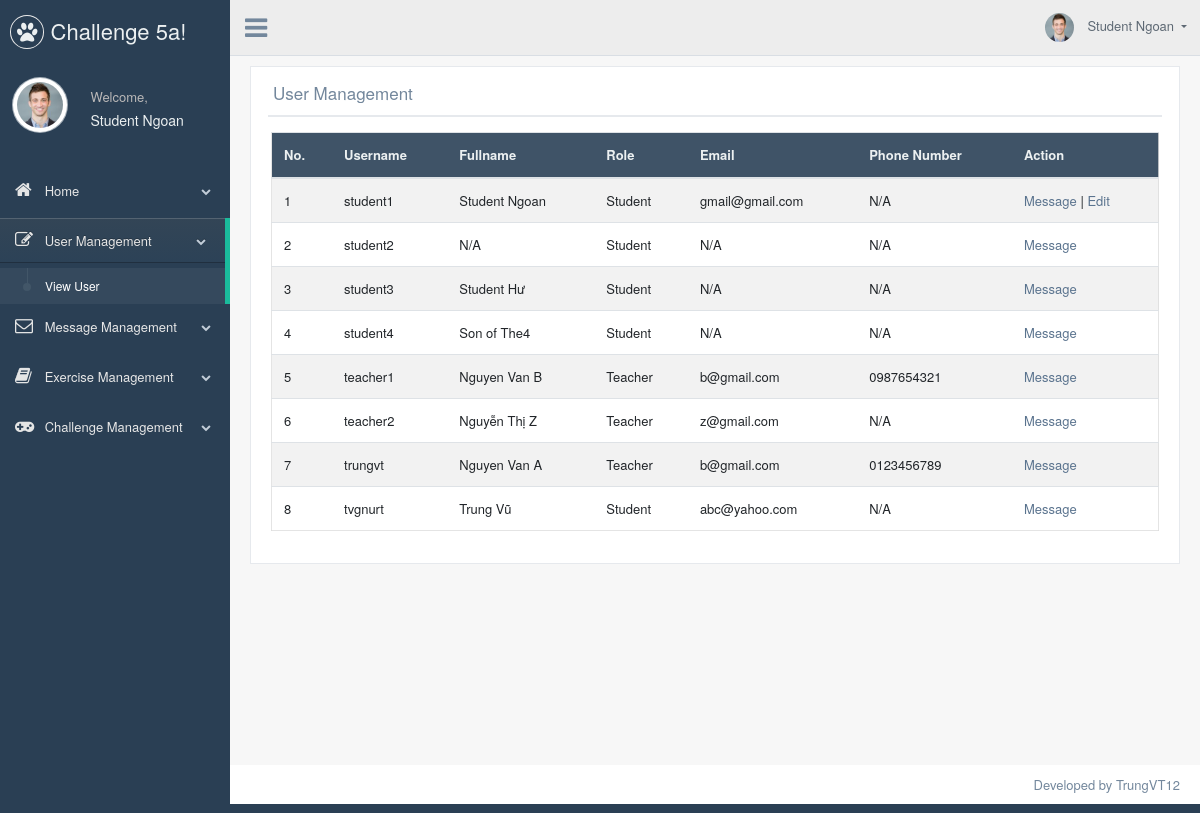
/view_user.php (signed in), run on the app's committed database.
### tables this page shows
CREATE TABLE `user` (
  `username` varchar(45) NOT NULL,
  `password` varchar(45) NOT NULL,
  `role_id` int NOT NULL,
  `fullname` varchar(45) NOT NULL,
  `email` varchar(45) DEFAULT 'N/A',
  `phonenumber` varchar(45) DEFAULT 'N/A',
  PRIMARY KEY (`username`),
  UNIQUE KEY `username_UNIQUE` (`username`),
  KEY `fk_role_id_idx` (`role_id`),
  CONSTRAINT `fk_role_id` FOREIGN KEY (`role_id`) REFERENCES `role` (`id`)
);

CREATE TABLE `role` (
  `id` int NOT NULL AUTO_INCREMENT,
  `name` varchar(45) NOT NULL,
  PRIMARY KEY (`id`),
  UNIQUE KEY `id_UNIQUE` (`id`)
);

### view_user.php (the view, shortened to what this page needs)
<?php
require_once("DBHelper/connection.php");
$username = $_SESSION['username'];
$sql = "SELECT fullname FROM user WHERE username = '$username'";
$result = mysqli_query($conn, $sql);
if ($result->num_rows == 1) {
    while ($row = $result->fetch_assoc()) {
        $fullname = $row["fullname"];
    }
} else {
    header('Location: logout.php');
    return;
}
?>
<!DOCTYPE html>
<html lang="en">
    <head>
        <link href="vendors/bootstrap/dist/css/bootstrap.min.css" rel="stylesheet">
        <link href="vendors/font-awesome/css/font-awesome.min.css" rel="stylesheet">
        <link href="build/css/custom.min.css" rel="stylesheet">
    </head>
    <body class="nav-md">
        <div class="container body">
            <div class="main_container">
                <div class="col-md-3 left_col">
                    <div class="left_col scroll-view">
                        <div class="navbar nav_title" style="border: 0;">
                            <a href="index.php" class="site_title"><i class="fa fa-paw"></i> <span>Challenge 5a!</span></a>
                        </div>
                        <div class="profile clearfix">
                            <div class="profile_pic">
                                <img src="images/img.jpg" alt="..." class="img-circle profile_img">
                            </div>
                            <div class="profile_info">
                                <span>Welcome,</span>
                                <h2>
                                    <?php
                                    echo $fullname;
                                    ?>
                                </h2>
                            </div>
                        </div>
                        <br />
                        <div id="sidebar-menu" class="main_menu_side hidden-print main_menu">
                            <div class="menu_section">
                                <ul class="nav side-menu">
                                    <li><a href="index.php"><i class="fa fa-home"></i> Home <span class="fa fa-chevron-down"></span></a></li>
                                    <li><a><i class="fa fa-edit"></i> User Management <span class="fa fa-chevron-down"></span></a>
                                        <ul class="nav child_menu">
                                            <li><a href="view_user.php">View User</a></li>
                                        </ul>
                                    </li>
                                    <li><a><i class="fa fa-envelope-o"></i> Message Management <span class="fa fa-chevron-down"></span></a>
                                    </li>
                                    <li><a><i class="fa fa-book"></i> Exercise Management <span class="fa fa-chevron-down"></span></a>
                                    </li>
                                    <li><a><i class="fa fa-gamepad"></i> Challenge Management <span class="fa fa-chevron-down"></span></a>
                                    </li>
                                </ul>
                            </div>
                        </div>
                    </div>
                </div>
                <div class="top_nav">
                    <div class="nav_menu">
                        <div class="nav toggle">
                            <a id="menu_toggle"><i class="fa fa-bars"></i></a>
                        </div>
                        <nav class="nav navbar-nav">
                            <ul class=" navbar-right">
                                <li class="nav-item dropdown open" style="padding-left: 15px;">
                                    <a href="javascript:;" class="user-profile dropdown-toggle" aria-haspopup="true" id="navbarDropdown" data-toggle="dropdown" aria-expanded="false">
                                        <img src="images/img.jpg" alt="">
                                        <?php
                                        echo $fullname;
                                        ?>
                                    </a>
                                </li>
                            </ul>
                        </nav>
                    </div>
                </div>
                <div class="right_col" role="main">
                    <div class="">
                        <div class="row" style="display: block;">
                            <div class="col-md-12 col-sm-12  ">
                                <div class="x_panel">
                                    <div class="x_title">
                                        <h2>User Management</h2>
                                        <div class="clearfix"></div>
                                    </div>
                                    <div class="x_content">
                                        <div class="table-responsive">
                                            <table class="table table-striped jambo_table bulk_action">
                                                <thead>
                                                    <tr class="headings">
                                                        <th class="column-title">No. </th>
                                                        <th class="column-title">Username </th>
                                                        <th class="column-title">Fullname </th>
                                                        <th class="column-title">Role </th>
                                                        <th class="column-title">Email </th>
                                                        <th class="column-title">Phone Number </th>
                                                        <th class="column-title no-link last"><span class="nobr">Action</span>
                                                        </th>
                                                    </tr>
                                                </thead>
                                                <tbody>
                                                    <?php
                                                    $sql = "select r.id, u.username, u.fullname, r.name, u.email, u.phonenumber from user u inner join role r where u.role_id = r.id";
                                                    $result = mysqli_query($conn, $sql);
                                                    if ($result->num_rows > 0) {
                                                        $count = 1;
                                                        while ($row = $result->fetch_assoc()) {
                                                            if ($count % 2 == 1) {
                                                                echo '<tr class="odd pointer">';
                                                            } else {
                                                                echo '<tr class="even pointer">';
                                                            }
                                                            $username = $row["username"];
                                                            $fullname = $row["fullname"];
                                                            $name = $row["name"];
                                                            $email = $row["email"];
                                                            $phonenumber = $row["phonenumber"];
                                                            echo "<td class=\" \">$count</td>";
                                                            echo "<td class=\" \">$username</td>";
                                                            echo "<td class=\" \">$fullname</td>";
                                                            echo "<td class = \" \">$name</td>";
                                                            echo "<td class = \" \">$email</td>";
                                                            echo "<td class = \" \">$phonenumber</td>";
                                                            echo '<td class=" last">';
                                                            echo "<a href='sent_message.php?user=$username'>Message</a>";
                                                            if ($_SESSION['usertype'] == "2" || ($_SESSION['usertype'] == "1" && $username == $_SESSION['username'])) {
                                                                echo " | <a href=\"edit_user.php?user=$username\">Edit</a>";
                                                            }
                                                            echo "</td>";
                                                            echo "</tr>";
                                                            $count += 1;
                                                        }
                                                    }
                                                    ?>
                                                </tbody>
                                            </table>
                                        </div>
                                    </div>
                                </div>
                            </div>
                        </div>
                    </div>
                </div>
                <footer>
                    <div class="pull-right">
                        Developed by TrungVT12
                    </div>
                    <div class="clearfix"></div>
                </footer>
            </div>
        </div>
    </body>
</html>

### data on the page
user: fullname "Student Ngoan", username "student1", role.name "Student", email "gmail@gmail.com", phonenumber "N/A"
user: username "student2", fullname "N/A", role.name "Student", email "N/A", phonenumber "N/A"
user: username "student3", fullname "Student Hư", role.name "Student", email "N/A", phonenumber "N/A"
user: username "student4", fullname "Son of The4", role.name "Student", email "N/A", phonenumber "N/A"
user: username "teacher1", fullname "Nguyen Van B", role.name "Teacher", email "b@gmail.com", phonenumber "0987654321"
user: username "teacher2", fullname "Nguyễn Thị Z", role.name "Teacher", email "z@gmail.com", phonenumber "N/A"
user: username "trungvt", fullname "Nguyen Van A", role.name "Teacher", email "b@gmail.com", phonenumber "0123456789"
user: username "tvgnurt", fullname "Trung Vũ", role.name "Student", email "abc@yahoo.com", phonenumber "N/A"
